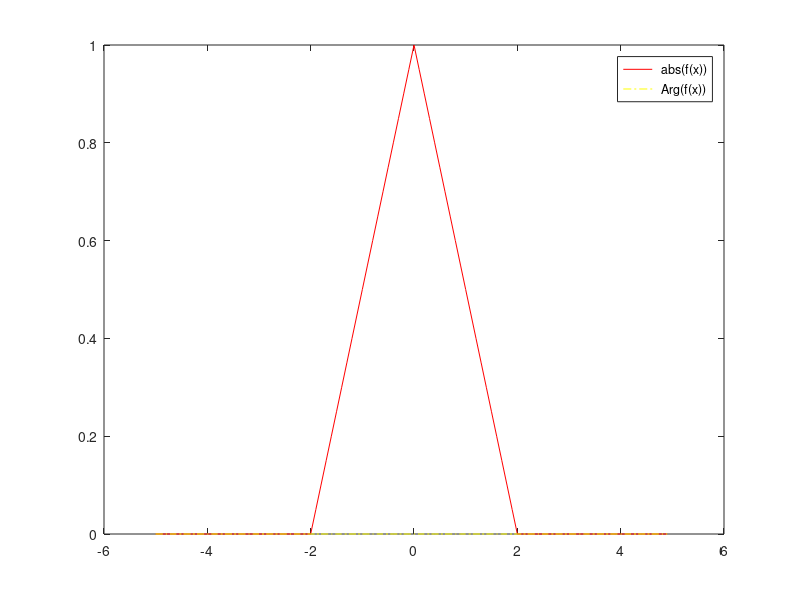

Recreate this plot in MATLAB.
n = 1000;
left_border = -5;
right_border = 5;
step = (right_border - left_border)/n;

x = left_border:step:(right_border - step/2);

f = zeros(size(x));
f(x > -2 & x < 2) = 1-abs(x(x > -2 & x < 2) / 2);

plot(x(1:10:end), abs(f)(1:10:end), "-r; abs(f(x));",
     x(1:10:end), arg(f)(1:10:end), "-.y; Arg(f(x));");

integral = sum(step * f(1:n))

#добавить аналитику и сравнение численных и аналитических графиков
